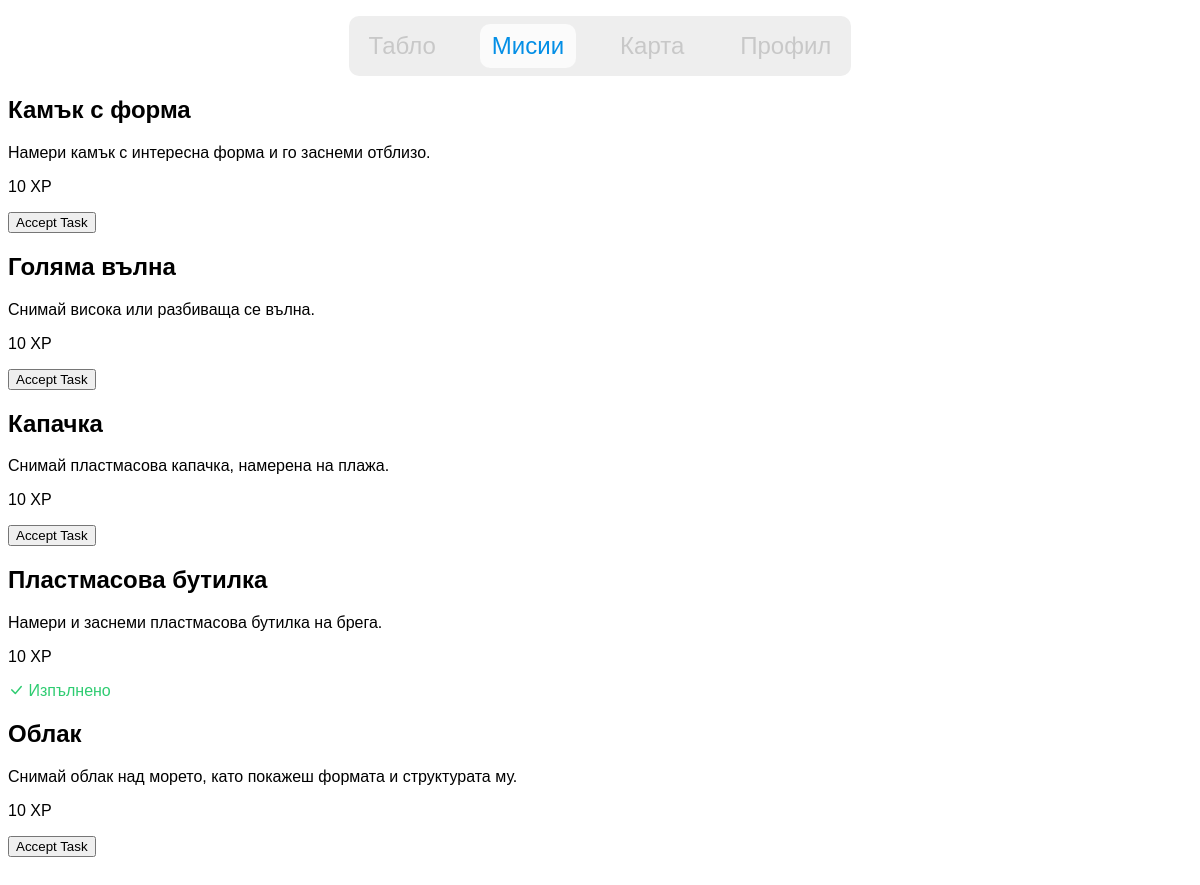
The app's page /tasks/ (signed in), older data.
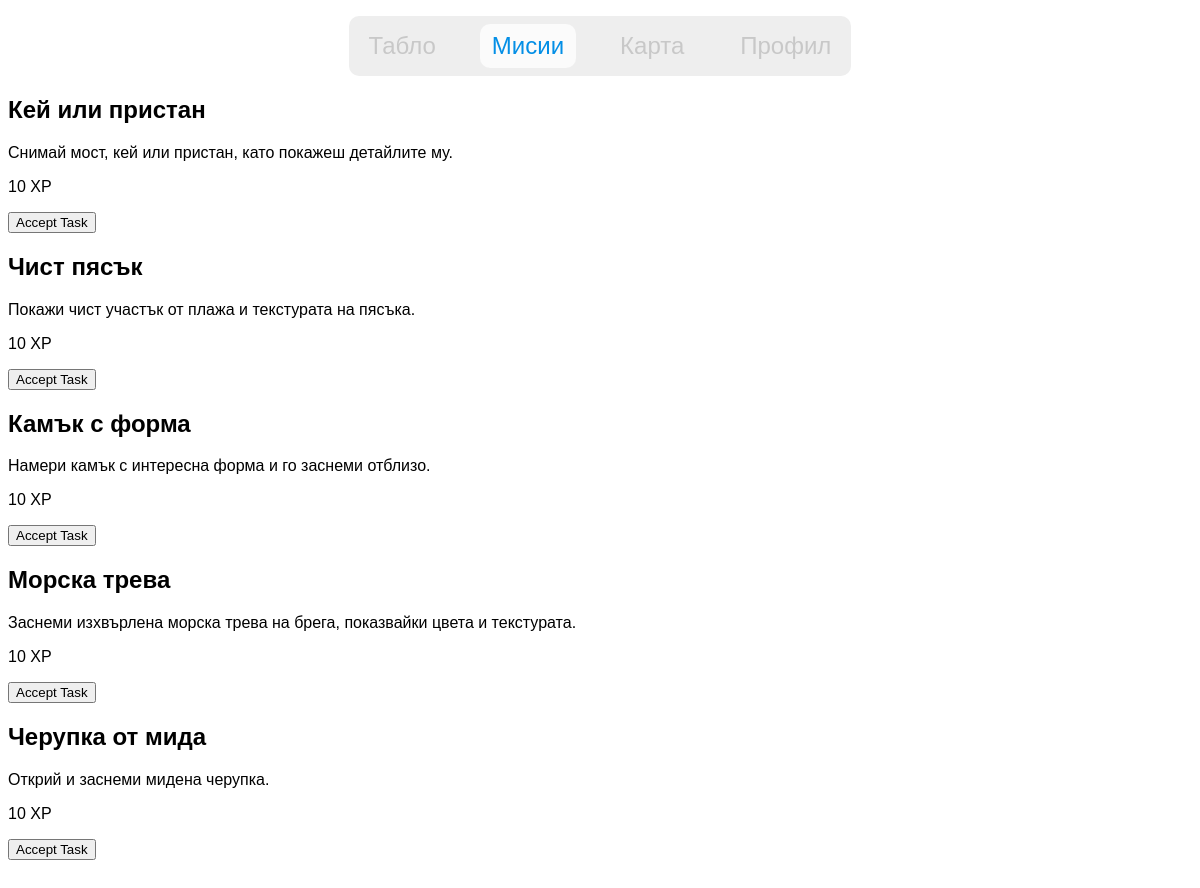
The same page, newer data.
### beaches/models.py (models this page shows, shortened)
class Task(models.Model):
    DIFFICULTY_CHOICES = [
        ('easy', 'Easy'),
        ('medium', 'Medium'),
        ('hard', 'Hard'),
    ]
    CATEGORY_CHOICES = [
        ('clean', 'Погрижи се природата'),
        ('photo', 'Снимай'),
        ('observe', 'Научи за фауната'),
    ]
    title = models.CharField(max_length=200, default="Task")
    description = models.TextField(max_length=100, null=True)
    user_desc = models.TextField(max_length=1000, null=True)
    difficulty = models.CharField(max_length=10, choices=DIFFICULTY_CHOICES, default="easy")
    category = models.CharField(max_length=20, choices=CATEGORY_CHOICES, default="photo")
    date_assigned = models.DateField(null=True, blank=True)
    reward = models.PositiveIntegerField(default=10)
    is_daily = models.BooleanField(default=False)

### beaches/views.py (the view)
# urls.py: path("tasks/", views.tasks_view, name="tasks"),
@login_required
def tasks_view(request):
    profile = models.UserProfile.objects.get(user=request.user)
    all_tasks = models.Task.objects.all()
    accepted_tasks = models.AcceptedTask.objects.filter(
        user_profile=profile, status='accepted'
    )
    completed_tasks = models.AcceptedTask.objects.filter(
        user_profile=profile, status='completed'
    )
    context = {
        "tasks": all_tasks,
        "accepted_ids": list(accepted_tasks.values_list("task_id", flat=True)),
        "completed_ids": list(completed_tasks.values_list("task_id", flat=True)),
    }
    return render(request, "app/gamification/tasks.html", context)

### beaches/templates/app/gamification/tasks.html (shortened to what this page needs)
{% load static %}
{% load widget_tweaks %}
<!DOCTYPE html>
<html lang="en">
<head>
    <link rel="stylesheet" href="{% static 'alert.css' %}">
    <link rel="stylesheet" href="{% static 'nav.css' %}">
    <link rel="stylesheet" href="{% static 'tasks.css' %}">
    <link rel="stylesheet" href="https://cdn.jsdelivr.net/npm/bootstrap-icons@1.13.1/font/bootstrap-icons.min.css">
</head>
<body>
    {% include 'app/components/navbar.html' %}
    {% for task in tasks %} <div>
            <h2>{{ task.title }}</h2>
            <p>{{ task.user_desc }}</p>
            <p>{{ task.reward }} XP</p>
            {% if task.id in completed_ids %}
                <p class="text-green"><i class="bi bi-check-lg"></i> Изпълнено</p>
            {% else %}
                <form action="{% url 'accept_task' task.id %}" method="POST" class="mt-3">
                    <button class="bg-green-500 text-white px-4 py-2 rounded-md">Accept Task</button>
                </form>
            {% endif %}
        </div>
    {% empty %}
        <p>Нямате мисии...</p>
    {% endfor %}
</body>
</html>

Row changes from the older to the newer data that the page shows:
removed Task: title "Голяма вълна", user_desc "Снимай висока или разбиваща се вълна.", reward "10", shows "Accept Task"
removed Task: title "Капачка", user_desc "Снимай пластмасова капачка, намерена на плажа.", reward "10", shows "Accept Task"
removed Task: title "Пластмасова бутилка", user_desc "Намери и заснеми пластмасова бутилка на брега.", reward "10", shows "Изпълнено"
removed Task: title "Облак", user_desc "Снимай облак над морето, като покажеш формата и структурата му.", reward "10", shows "Accept Task"
added Task: title "Кей или пристан", user_desc "Снимай мост, кей или пристан, като покажеш детайлите му.", reward "10", shows "Accept Task"
added Task: title "Чист пясък", user_desc "Покажи чист участък от плажа и текстурата на пясъка.", reward "10", shows "Accept Task"
added Task: title "Морска трева", user_desc "Заснеми изхвърлена морска трева на брега, показвайки цвета и текстурата.", reward "10", shows "Accept Task"
added Task: title "Черупка от мида", user_desc "Открий и заснеми мидена черупка.", reward "10", shows "Accept Task"
